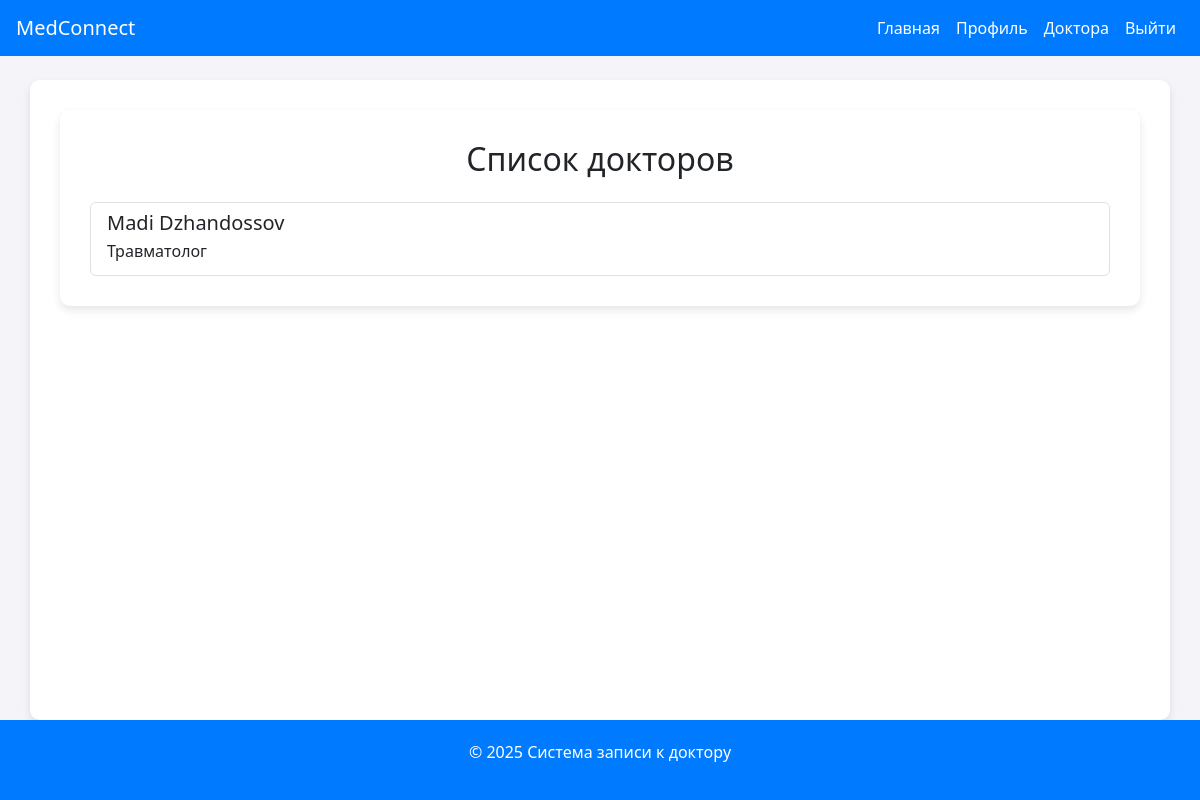
Screenshot of /doctors/ (signed in) with the database file from the repository.
### myapp/models.py (models this page shows, shortened)
class User(AbstractUser):
    is_doctor = models.BooleanField(default=False)
    is_patient = models.BooleanField(default=True)
    username = None
    email = models.EmailField(unique=True)
    gender_choices = [
        ('M', 'Мужчина'),
        ('F', 'Женщина'),
    ]
    gender = models.CharField(max_length=1, choices=gender_choices, null=True, blank=True)
    date_of_birth = models.DateField(null=True, blank=True)
    USERNAME_FIELD = 'email'
    REQUIRED_FIELDS = ['first_name', 'last_name']
    objects = CustomUserManager()

class Doctor(models.Model):
    user = models.OneToOneField(User, on_delete=models.CASCADE)
    specialty = models.CharField(max_length=100)

### myapp/views.py (the view)
# urls.py: path('doctors/', views.doctor_list, name='doctor_list'),
@login_required
def doctor_list(request):
    doctors = User.objects.filter(is_doctor=True)
    return render(request, 'doctor_list.html', {'doctors': doctors})

### myapp/templates/doctor_list.html (shortened to what this page needs)
{% extends 'base.html' %}
{% block content %}
<div class="container">
    <h2 class="text-center mb-4">Список докторов</h2>
    <div class="list-group">
        {% for doctor in doctors %}
            <a href="{% url 'book_appointment' doctor.id %}" class="list-group-item list-group-item-action">
                <h5 class="mb-1">{{ doctor.first_name }} {{ doctor.last_name }}</h5>
                <p class="mb-1">{{ doctor.doctor.specialty }}</p>
            </a>
        {% endfor %}
    </div>
</div>
{% endblock %}

### myapp/templates/base.html (style rules this page uses)
html, body { height: 100%; margin: 0; background-color: #f4f4f9; }
.container { background-color: white; padding: 30px; border-radius: 10px; box-shadow: 0 4px 8px rgba(0,0,0,0.1); }

### rows the page displays
User: first_name "Madi", last_name "Dzhandossov", doctor.specialty "Травматолог"
